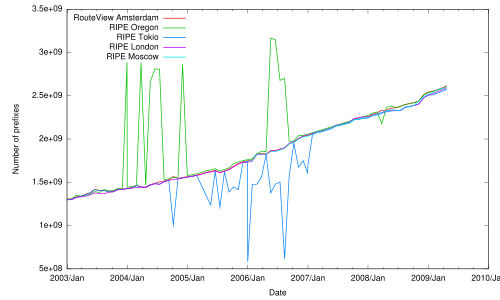

gnuplot code for this plot:
set terminal pdf

set xdata time
set timefmt "%Y-%m-%d"
set format x "%Y/%b"

set key left
set xlabel 'Date'
set ylabel 'Number of prefixes'

plot \
	'< grep ripe-amsterdam bgp_stat.txt'	using 1:4 with lines title 'RouteView Amsterdam' lw 2, \
	'< grep oregon bgp_stat.txt'			using 1:4 with lines title 'RIPE Oregon' lw 2, \
	'< grep japan  bgp_stat.txt'            using 1:4 with lines title 'RIPE Tokio' lw 2, \
    '< grep london bgp_stat.txt'            using 1:4 with lines title 'RIPE London' lw 2, \
	'< grep moscow  bgp_stat.txt'            using 1:4 with lines title 'RIPE Moscow' lw 2 
